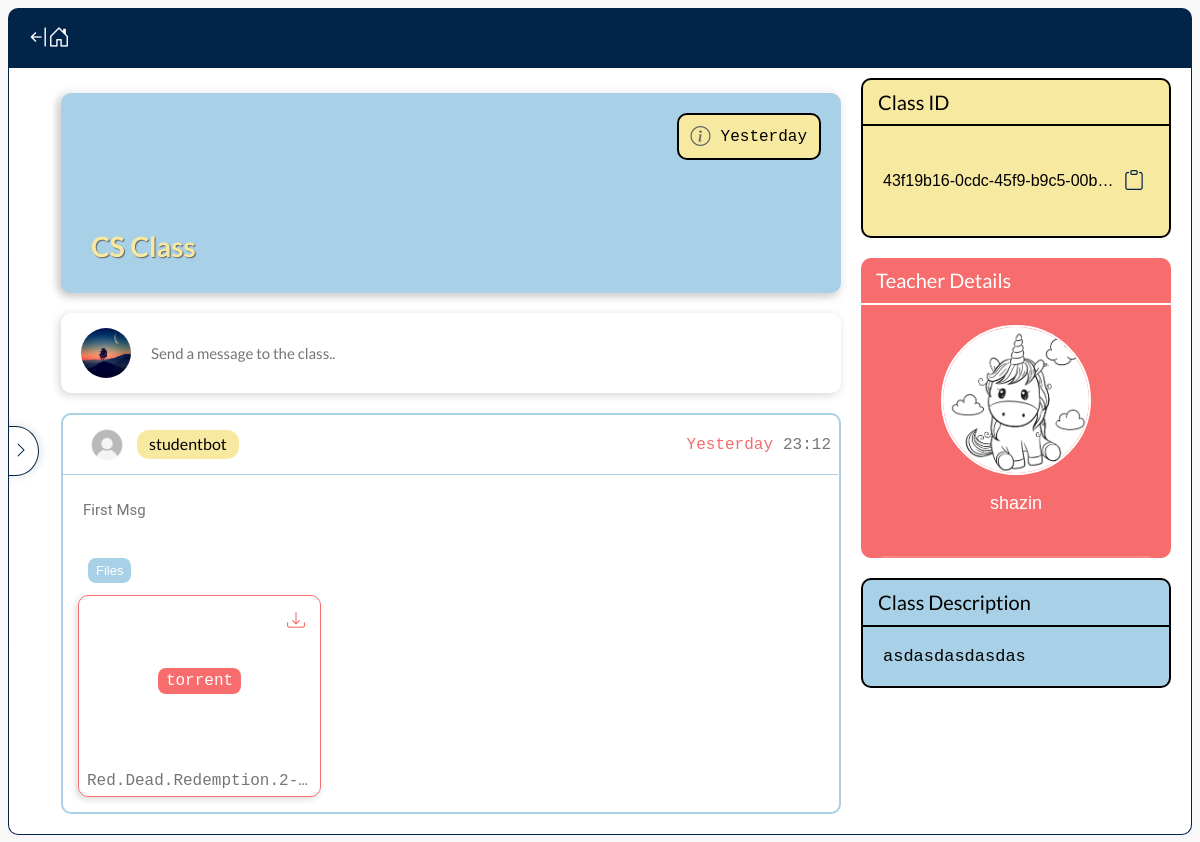
Screenshot of /class/43f19b160cdc45f9b9c500bc169b2517/ (signed in) with the database file from the repository.
### home/models.py (models this page shows, shortened)
class Class(models.Model):
    id = models.UUIDField(primary_key=True, default=uuid.uuid4, editable=False)
    teacher = models.ForeignKey(CustomUser, on_delete=models.CASCADE)
    title = models.CharField(max_length=80, null=False, blank=False)
    description = models.CharField(max_length=300, null=False, blank=False)
    date_started = models.DateTimeField(auto_now_add=True)
    active = models.BooleanField(default=True)
    @property
    def get_url(self):
        return reverse('classmenu:class', kwargs={'classID' : self.id})
    @property
    def formatted_date(self):
        from .backends import check_if_today_or_yesterday
        return check_if_today_or_yesterday(self.date_started)

### register/models.py (models this page shows, shortened)
class CustomUser(AbstractBaseUser):
    email = models.EmailField(verbose_name='email', max_length=254, unique=True)
    username = models.CharField(max_length=30, unique=False)
    date_joined = models.DateTimeField(verbose_name='date joined', auto_now_add=True)
    last_login = models.DateTimeField(verbose_name='last login', auto_now=True)
    is_admin = models.BooleanField(default=False)
    is_active = models.BooleanField(default=True)
    is_staff = models.BooleanField(default=False)
    is_superuser = models.BooleanField(default=False)
    account_type = models.CharField(max_length=7, choices=ACCOUNT_TYPES, blank=False, null=False)
    profile_pic = models.ImageField(blank=True, upload_to=get_image_upload_location, default='profile/default.jpg')
    bio = models.TextField(max_length=300, null=True, blank=True)
    is_email_verified = models.BooleanField(default=False)
    image_storage_id = models.UUIDField(default=uuid.uuid4, editable=False)
    objects = CustomUserManager()
    USERNAME_FIELD = 'email'
    REQUIRED_FIELDS = ['username', 'account_type']
    @property
    def profile_pic_path(self):
        return f'/media/{self.profile_pic}'

### classmenu/models.py (models this page shows, shortened)
class MessagePublic(models.Model):
    content = models.CharField(max_length=300, blank=False, null=False)
    class_obj = models.ForeignKey(Class, on_delete=models.CASCADE)
    user = models.ForeignKey(CustomUser, on_delete=models.CASCADE)
    files = models.ManyToManyField(File, blank=True)
    urls = models.ManyToManyField(Url, blank=True)
    date = models.DateTimeField(auto_now_add=True)
    @property
    def formatted_date(self):
        from home.backends import check_if_today_or_yesterday
        return check_if_today_or_yesterday(self.date)
    @property
    def time_only(self):
        from home.backends import get_IST_from_UTC, add_zero_to_left
        ISTDate = get_IST_from_UTC(self.date)
        return f'{add_zero_to_left(ISTDate.hour)}:{add_zero_to_left(ISTDate.minute)}'

class File(models.Model):
    file = models.FileField(upload_to=get_file_upload_location, max_length=500)
    format = models.CharField(max_length=100, blank=False, null=True)
    location_hint = models.CharField(max_length=10, choices=LOCATION_HINTS, blank=False, null=False)
    class_obj = models.ForeignKey(Class, on_delete=models.CASCADE)
    @property
    def file_name(self):
        return str(self.file).split('/')[-1]
    @property
    def file_location(self):
        return f"/media/{self.file}"

### classmenu/views.py (the view)
# urls.py: path('<classID>/', ClassMenuView.as_view(), name="class"),
class ClassMenuView(View):
    @classentry_check()
    def get(self, request, classID):
        classObj = Class.objects.get(id=classID)
        return render(request, 'classmenu/class.html', {
            'classObj' : classObj,
            'msgObjects' : classObj.messagepublic_set.all(),
        })

### templates/classmenu/class.html (shortened to what this page needs)
{% extends 'classmenu/base.html' %}
{% load static %}
{% block headextraextra %}
<link rel='stylesheet' href="{% static 'css/classmenu/class.css' %}">
{% endblock headextraextra %}
{% block bodyextra %}
<div class="main-content">
    <div class="item header">
        <div class="date-box">
            <i class="bi bi-info-circle"></i>
            <span>{{ classObj.formatted_date }}</span>
        </div>
        <h1>{{ classObj.title }}</h1>
    </div>
    <div class="item msg-div">
        <div class="dummy-overlay">
            <img src="{{ user.profile_pic_path }}">
            <span>Send a message to the class..</span>
        </div>
                        {% include 'blocks/attach-files.html' %}
    </div>
    <div class="all-messages">
        {% if msgObjects %}
            {% for msgObj in msgObjects %}
                <div class="item recieve-msg">
                    <div class="top-bar">
                        <img src="{{ msgObj.user.profile_pic_path }}">
                        {% if msgObj.user == classObj.teacher %}
                            <div class="sender-name" style="color: white; background-color: var(--tertiary-color);">
                                <i class="bi bi-person-fill"></i>
                        {% else %}
                            <div class="sender-name">
                        {% endif %}
                                <span>{{ msgObj.user.username }}</span>
                            </div>
                        {% if msgObj.formatted_date == 'Today' or msgObj.formatted_date == 'Yesterday' %}
                            <div class="date" style="color: var(--tertiary-color)"><span>{{ msgObj.formatted_date }}</span></div>
                            {% else %}
                            <div class="date" style="color: rgb(71, 71, 71)"><span>{{ msgObj.formatted_date }}</span></div>
                        {% endif %}
                        <div class="time"><span>{{ msgObj.time_only }}</span></div>
                    </div>
                    <div class="content-box">
                        <p>{{ msgObj.content }}</p>
                    </div>
                        {% if msgObj.files.all %}
                        <div class="file-msg-box">
                            <div class="header-box">
                                <span>Files</span>
                            </div>
                            <div class="content-box">
                                {% for fileObj in msgObj.files.all %}
                                    <div class="file-container">
                                        <div class="download-butt" onclick="downloadFile('{{ fileObj.file_location }}')">
                                            <i class="bi bi-download"></i>
                                        </div>
                                        <div class="format-parent">
                                            <div class="format-box">{{ fileObj.format }}</div>
                                        </div>
                                        <div class="bottom-box"><span>{{ fileObj.file_name }}</span></div>
                                    </div>
                                {% endfor %}
                            </div>
                        </div>
                    {% endif %}
                </div>
            {% endfor %}
        {% endif %}
    </div>
</div>
<div class="right-content" tabindex="0">
    <div class="item class-id">
        <div class="header">Class ID</div>
        <div class="id-box">
            <span>{{ classObj.id }}</span>
            <div class="icon-box" title="copy">
                <i class="bi bi-clipboard"></i>
            </div>
        </div>
    </div>
    <div class="item teacher-details">
        <div class="header">Teacher Details</div>
        <div class="sub-box">
            <img src="{{ classObj.teacher.profile_pic_path }}"></img>
            <div class="name-box"><p>{{ classObj.teacher.username }}</p></div>
        </div>
        <div class="extra-box">
            <div class="bio-box">{{ classObj.teacher.bio }}</div>
        </div>
    </div>
    <div class="item class-desc">
        <div class="header">Class Description</div>
        <div class="sub-box">
            <div class="desc-box">{{ classObj.description }}</div>
        </div>
    </div>
</div>
{% endblock bodyextra %}

### templates/classmenu/base.html (shortened to what this page needs)
{% extends 'base.html' %}
{% load static %}
{% block headextra %}
<link rel='stylesheet' href="{% static 'css/classmenu/base.css' %}">
{% block headextraextra %}
{% endblock headextraextra %}
{% endblock headextra %}
{% block body %}
<div class="back-box">
    <div class="back-button">
        <i class="bi bi-arrow-bar-left"></i>
        <i class="bi bi-house-door"></i>
    </div>
</div>
<div class="parent-content">
    <div class="nav-bar-box">
        <div class="nav-puller">
            <i class="bi bi-chevron-right"></i>
        </div>
    </div>
    {% block bodyextra %}
    {% endblock bodyextra %}
</div>
{% endblock body %}

### templates/base.html (shortened to what this page needs)
{% load static %}
<!DOCTYPE html>
<html>
<head>
    <link rel="stylesheet" href="https://cdn.jsdelivr.net/npm/bootstrap-icons@1.7.2/font/bootstrap-icons.css">
    <link rel='stylesheet' href="{% static 'css/base.css' %}">
    {% block headextra %}
    {% endblock headextra %}
</head>
<body>
    {% block body %}
    {% endblock body %}
</body>
</html>

### templates/blocks/attach-files.html (shortened to what this page needs)
{% load static %}
<link rel='stylesheet' href="{% static 'css/blocks/attach-files.css' %}">

### static/css/base.css (style rules this page uses)
* { box-sizing: border-box; }
:root { --primary-color: #022449; --secondary-color: #A8D0E6; --secondary-dark-color: #a7ffff; --secondary-light-color: white; --secondary-lighter-color: white; --tertiary-color: #F76C6C; --quaternary-color: #F8E9A1; --text-color: #757575; --shadow-color: rgba(0, 0, 0, 0.349); --shadow-light-color: rgba(0, 0, 0, 0.171); --green-color: #00ff00; --green-light-color: #83ff83; --light-text-color: rgb(230, 230, 230); --error-red-color: red; }

### static/css/classmenu/base.css (style rules this page uses)
body { position: relative; height: calc( 100vh - 18px ); display: flex; justify-content: flex-start; align-items: center; flex-direction: column; background-color: rgb(248, 248, 248); overflow: hidden; }
body > .back-box { position: relative; height: 60px; width: 100%; max-width: 1510px; padding: 0 20px; display: flex; justify-content: flex-start; align-items: center; border-radius: 10px 10px 0 0; background-color: var(--primary-color); }
body > .back-box > .back-button { position: relative; color: white; font-size: 22px; cursor: pointer; transition: color 0.2s; }
body > .back-box > .back-button > i:last-of-type { position: absolute; left: calc(100% - 2px); }
body > .parent-content { height: calc(100% - 60px); max-width: 1510px; width: 100%; background-color: white; border: 1.5px solid var(--primary-color); border-top: none; border-radius: 0 0 10px 10px; display: flex; justify-content: flex-start; flex-direction: column; align-items: center; position: relative; overflow: auto; }
body > .parent-content > .nav-bar-box { width: 130px; height: 100%; display: flex; justify-content: center; align-items: center; position: absolute; left: -90px; transition: left 0.4s, width 0.4s; z-index: 2; }
body > .parent-content > .nav-bar-box > .nav-puller { width: 50px; background-color: white; border: 1px solid var(--primary-color); border-left: none; height: 50px; border-radius: 0 50% 50% 0; box-shadow: 2px 2px 10px rgba(0, 0, 0, 0.06), 2px -2px 10px rgba(0, 0, 0, 0.06); transform: translateX(-10px); padding-right: 9px; display: flex; justify-content: flex-end; align-items: center; cursor: pointer; transition: transform 0.3s; }
body > .parent-content > .nav-bar-box > .nav-puller > i { color: var(--primary-color); transition: transform 0.4s; }

### rows the page displays
Class: formatted_date "Yesterday", title "CS Class", id "43f19b16-0cdc-45f9-b9c5-00b…", teacher.profile_pic_path (picture), teacher.username "shazin", description "asdasdasdasdas"
CustomUser: profile_pic_path (picture)
MessagePublic: user.profile_pic_path (placeholder picture), user.username "studentbot", formatted_date "Yesterday", time_only "23:12", content "First Msg"
File: format "torrent", file_name "Red.Dead.Redemption.2-…"
